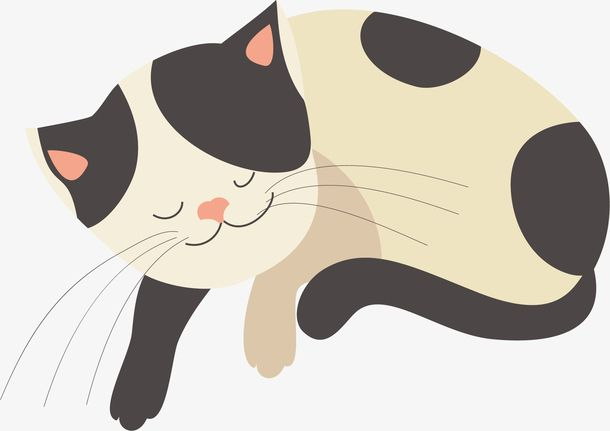
#> input picture img/sleep cat.jpeg, 610 x 431 px
$ python 00_numpy_demo.py
#> lines starting #> are read from the running program, lines starting #| are printed output that depends on the picture
import time

from PIL import Image

import numpy as np

a1 = np.array([1, 2, 3, 4, 5])
# a2 = np.zeros(4)
a2 = np.zeros((3, 2))  # 3rows 2columns all zero && (a2.shape) = (3, 2)
a3 = np.ones((2, 4))  # 2rows 4columns all one
a4 = np.arange(3, 7)  # [3 4 5 6]
a5 = np.linspace(0, 1, 5)  # [0.   0.25 0.5  0.75 1.  ]
a6 = np.random.rand(2, 2)  # random array
# a6.dtype = float64
a7 = np.zeros((3, 3), dtype=np.int8)  # use dtype to define the type of array
'''
type of array
np.int8/16/32/64
np.uint8/16/32/64
np.float32/64
bool
str
'''
aa1 = np.array([1, 2, 3])
aa2 = np.array([4, 5, 6])
aa3 = aa1 + aa2  # [5 7 9]
aa4 = aa1 / aa2  # [0.25 0.4  0.5 ]
aa5 = np.dot(aa1, aa2)  # dot is 32
aa1 = np.array([[1, 2],
                [3, 4]])
aa2 = np.array([[2, 0],
                [0, 2]])
aa6 = aa1 @ aa2  # same to np.matmul()
'''
[[2 4]
 [6 8]]
'''
a8 = np.array([1, 2, 3])  # np.sin(a8) = [0.84147098 0.90929743 0.14112001]
# a8 * 5 = [ 5 10 15] Broadcasting
'''
np.sqrt
np.sin
np.cos
np.log
np.power
'''
# min() & max() is the value,argmin()&argmax() is the index of the array
# same sum(), mean(), median(), var(), std()
a9 = np.array([1, 2, 3, 4, 5, 6, 7])  # [::-1] is [7 6 5 4 3 2 1]
img = Image.open('img/sleep cat.jpeg')
#> img is the input picture: PIL image 610x431 RGB; mean R, G, B 201.9, 196.5, 187.2
# img.show()
imgArr = np.array(img)
imgShape = imgArr.shape
#> imgShape = (431, 610, 3)
img_r = imgArr[:, :, 0]  # rad only
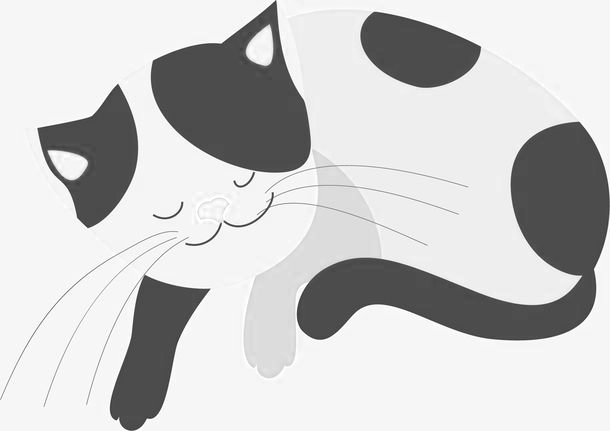
#> img_r: shape (431, 610); min 38, max 255, mean 201.9
# Image.fromarray(img_r).show()
# print(imgShape) = (431, 610, 3)
